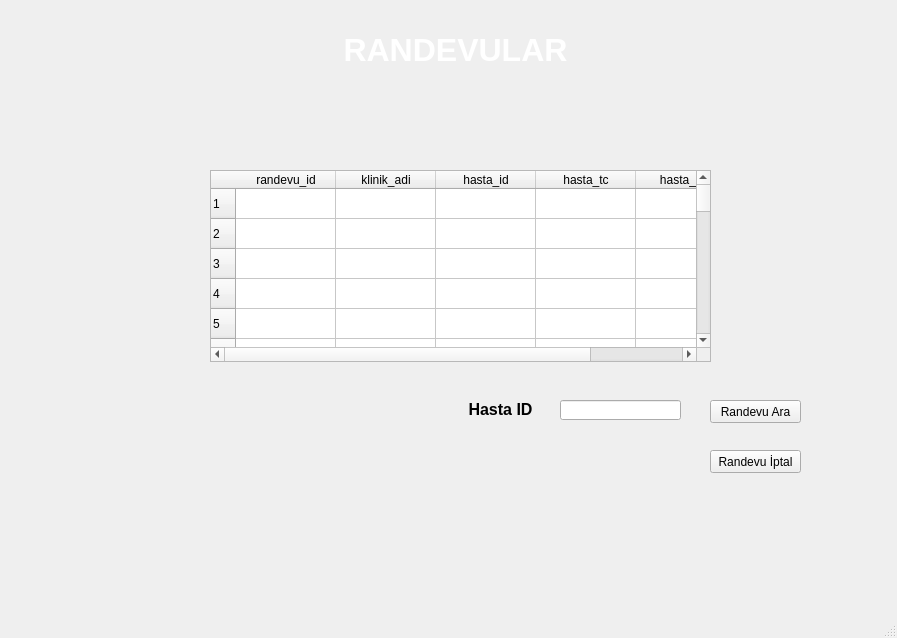
<?xml version="1.0" encoding="UTF-8"?>
<ui version="4.0">
 <class>MainWindow</class>
 <widget class="QMainWindow" name="MainWindow">
  <property name="geometry">
   <rect>
    <x>0</x>
    <y>0</y>
    <width>897</width>
    <height>638</height>
   </rect>
  </property>
  <property name="windowTitle">
   <string>MainWindow</string>
  </property>
  <widget class="QWidget" name="centralwidget">
   <widget class="QLabel" name="label">
    <property name="geometry">
     <rect>
      <x>-10</x>
      <y>-40</y>
      <width>961</width>
      <height>761</height>
     </rect>
    </property>
    <property name="text">
     <string/>
    </property>
    <property name="pixmap">
     <pixmap>Adsız.png</pixmap>
    </property>
    <property name="scaledContents">
     <bool>true</bool>
    </property>
   </widget>
   <widget class="QLabel" name="label_3">
    <property name="geometry">
     <rect>
      <x>130</x>
      <y>30</y>
      <width>651</width>
      <height>41</height>
     </rect>
    </property>
    <property name="text">
     <string>&lt;html&gt;&lt;head/&gt;&lt;body&gt;&lt;p align=&quot;center&quot;&gt;&lt;span style=&quot; font-size:24pt; font-weight:600; color:#ffffff;&quot;&gt;RANDEVULAR&lt;/span&gt;&lt;/p&gt;&lt;/body&gt;&lt;/html&gt;</string>
    </property>
   </widget>
   <widget class="QLabel" name="label_2">
    <property name="geometry">
     <rect>
      <x>20</x>
      <y>10</y>
      <width>71</width>
      <height>71</height>
     </rect>
    </property>
    <property name="text">
     <string/>
    </property>
    <property name="pixmap">
     <pixmap>20200316220122!Saglikbakanligi_logo (2).png</pixmap>
    </property>
    <property name="scaledContents">
     <bool>true</bool>
    </property>
   </widget>
   <widget class="QLabel" name="label_4">
    <property name="geometry">
     <rect>
      <x>450</x>
      <y>400</y>
      <width>101</width>
      <height>16</height>
     </rect>
    </property>
    <property name="text">
     <string>&lt;html&gt;&lt;head/&gt;&lt;body&gt;&lt;p align=&quot;center&quot;&gt;&lt;span style=&quot; font-size:12pt; font-weight:600;&quot;&gt;Hasta ID&lt;/span&gt;&lt;/p&gt;&lt;/body&gt;&lt;/html&gt;</string>
    </property>
   </widget>
   <widget class="QTableWidget" name="randevular">
    <property name="geometry">
     <rect>
      <x>210</x>
      <y>170</y>
      <width>501</width>
      <height>192</height>
     </rect>
    </property>
    <property name="rowCount">
     <number>100</number>
    </property>
    <row/>
    <row/>
    <row/>
    <row/>
    <row/>
    <row/>
    <row/>
    <row/>
    <row/>
    <row/>
    <row/>
    <row/>
    <row/>
    <row/>
    <row/>
    <row/>
    <row/>
    <row/>
    <row/>
    <row/>
    <row/>
    <row/>
    <row/>
    <row/>
    <row/>
    <row/>
    <row/>
    <row/>
    <row/>
    <row/>
    <row/>
    <row/>
    <row/>
    <row/>
    <row/>
    <row/>
    <row/>
    <row/>
    <row/>
    <row/>
    <row/>
    <row/>
    <row/>
    <row/>
    <row/>
    <row/>
    <row/>
    <row/>
    <row/>
    <row/>
    <row/>
    <row/>
    <row/>
    <row/>
    <row/>
    <row/>
    <row/>
    <row/>
    <row/>
    <row/>
    <row/>
    <row/>
    <row/>
    <row/>
    <row/>
    <row/>
    <row/>
    <row/>
    <row/>
    <row/>
    <row/>
    <row/>
    <row/>
    <row/>
    <row/>
    <row/>
    <row/>
    <row/>
    <row/>
    <row/>
    <row/>
    <row/>
    <row/>
    <row/>
    <row/>
    <row/>
    <row/>
    <row/>
    <row/>
    <row/>
    <row/>
    <row/>
    <row/>
    <row/>
    <row/>
    <row/>
    <row/>
    <row/>
    <row/>
    <row/>
    <column>
     <property name="text">
      <string>randevu_id</string>
     </property>
    </column>
    <column>
     <property name="text">
      <string>klinik_adi</string>
     </property>
    </column>
    <column>
     <property name="text">
      <string>hasta_id</string>
     </property>
    </column>
    <column>
     <property name="text">
      <string>hasta_tc</string>
     </property>
    </column>
    <column>
     <property name="text">
      <string>hasta_adi</string>
     </property>
    </column>
   </widget>
   <widget class="QPushButton" name="randevuara">
    <property name="geometry">
     <rect>
      <x>710</x>
      <y>400</y>
      <width>91</width>
      <height>23</height>
     </rect>
    </property>
    <property name="text">
     <string>Randevu Ara</string>
    </property>
   </widget>
   <widget class="QLineEdit" name="hastaid">
    <property name="geometry">
     <rect>
      <x>560</x>
      <y>400</y>
      <width>121</width>
      <height>20</height>
     </rect>
    </property>
   </widget>
   <widget class="QPushButton" name="randevusil">
    <property name="geometry">
     <rect>
      <x>710</x>
      <y>450</y>
      <width>91</width>
      <height>23</height>
     </rect>
    </property>
    <property name="text">
     <string>Randevu İptal</string>
    </property>
   </widget>
  </widget>
  <widget class="QMenuBar" name="menubar">
   <property name="geometry">
    <rect>
     <x>0</x>
     <y>0</y>
     <width>897</width>
     <height>21</height>
    </rect>
   </property>
  </widget>
  <widget class="QStatusBar" name="statusbar"/>
 </widget>
 <resources/>
 <connections/>
</ui>
